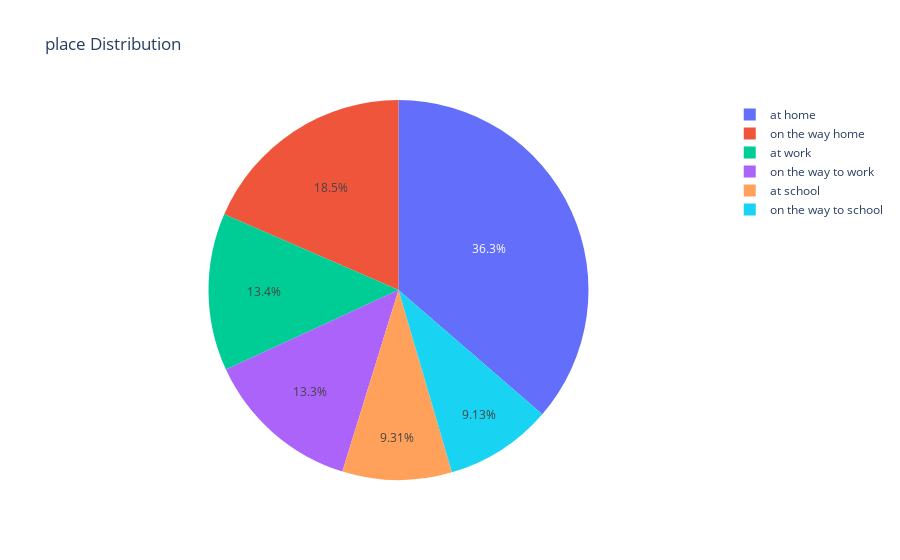

Notebook source saved alongside this figure:
### Code cell
draw_pie_chart(train, 'place')

### Figure 1 — Plotly figure (JSON) as saved in the notebook; plotly's stock layout.template omitted (floating-point values rounded to 4 significant figures)
{"data": [{"labels": ["at home", "on the way home", "at work", "on the way to work", "at school", "on the way to school"], "textinfo": "percent", "type": "pie", "values": [28188, 14336, 10393, 10352, 7222, 7080]}], "layout": {"title": {"text": "place Distribution"}}}
